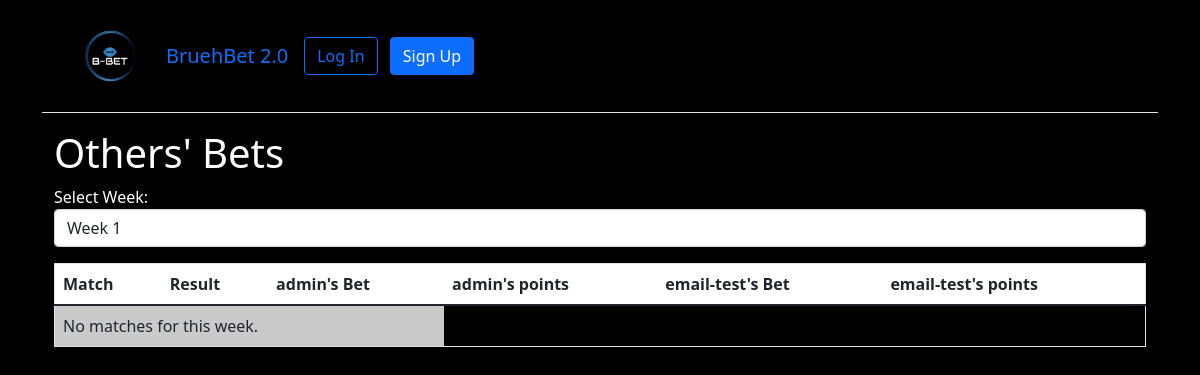
Page /users/fellow_bets/1362/ on the earlier database version.
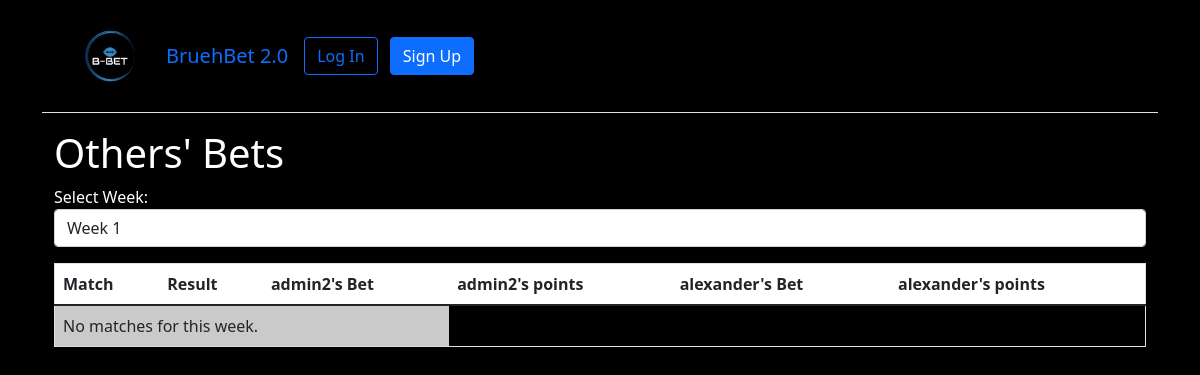
Same page on the later database version.
### users/models.py (models this page shows, shortened)
class CustomUser(AbstractUser):
    favorite_team = models.ForeignKey(Team, on_delete=models.SET_NULL, null=True, blank=True)
    models.SlugField(null=True, blank=True, unique=True)
    bio = models.TextField(blank=True, null=True)
    profile_picture = models.ImageField(upload_to='profiles_pictures/', blank=True, null=True)

### users/views.py (the view)
# urls.py: path('fellow_bets/<int:week_number>/', FellowBetsView.as_view(), name='fellow_bets'),
class FellowBetsView(ListView):
    model = Bet
    template_name = 'fellow_bets.html'
    context_object_name = 'bets'
    def get_queryset(self):
        week_number = self.kwargs.get('week_number')
        return Bet.objects.filter(match__week_number=week_number)
    def get_context_data(self, **kwargs):
        context = super().get_context_data(**kwargs)
        context['weeks'] = range(1, 19)
        context['matches'] = Match.objects.filter(week_number=self.kwargs.get('week_number'))
        context['users'] = CustomUser.objects.all()
        context['week_number'] = self.kwargs.get('week_number')
        context['current_time']: timezone.now()
        return context

### templates/fellow_bets.html (shortened to what this page needs)
{% extends 'base.html' %}
{% block content %}
<div class="container">
    <div class="row">
        <div class="col-12">
            <h1>Others' Bets</h1>
            <label for="week_number">Select Week:</label>
            <select id="week_number" onchange="location = this.value;" class="form-control mb-3">
                {% for week in weeks %}
                <option value="{% url 'fellow_bets' week %}" {% if week == week_number %}selected{% endif %}>Week {{ week }}</option>
                {% endfor %}
            </select>
            <div class="d-none d-md-block table-responsive">
                <table class="table">
                    <thead>
                        <tr style="background-color: white;">
                            <th>Match</th>
                            <th>Result</th>
                            {% for user in users %}
                            <th>{{ user.username }}'s Bet</th>
                            <th>{{ user.username }}'s points</th>
                            {% endfor %}
                        </tr>
                    </thead>
                    <tbody>
                        {% for match in matches %}
                        <tr>
                            <td>{{ match.away_team }} at {{ match.home_team }}</td>
                            <td>{{ match.away_team_result }} : {{ match.home_team_result }}</td>
                            {% for user in users %}
                            <td>
                                {% for bet in bets %}
                                    {% if bet.user == user and bet.match == match %}
                                        {% if match.has_started %}
                                            {{ bet.predicted_away_score }} : {{ bet.predicted_home_score }}
                                        {% else %}
                                            Game not started
                                        {% endif %}
                                    {% endif %}
                                {% endfor %}
                            </td>
                            <td>
                                {% for bet in bets %}
                                    {% if bet.user == user and bet.match == match %}
                                        {% if match.has_started %}
                                            {{ bet.points }}
                                        {% endif %}
                                    {% endif %}
                                {% endfor %}
                            </td>
                            {% endfor %}
                        </tr>
                        {% empty %}
                        <tr>
                            <td colspan="{{ users|length|add:1 }}">No matches for this week.</td>
                        </tr>
                        {% endfor %}
                    </tbody>
                </table>
            </div>
        </div>
    </div>
</div>
{% endblock %}

Differences in the rows shown:
removed CustomUser: username "admin"
removed CustomUser: username "email-test"
added CustomUser: username "admin2"
added CustomUser: username "alexander"
